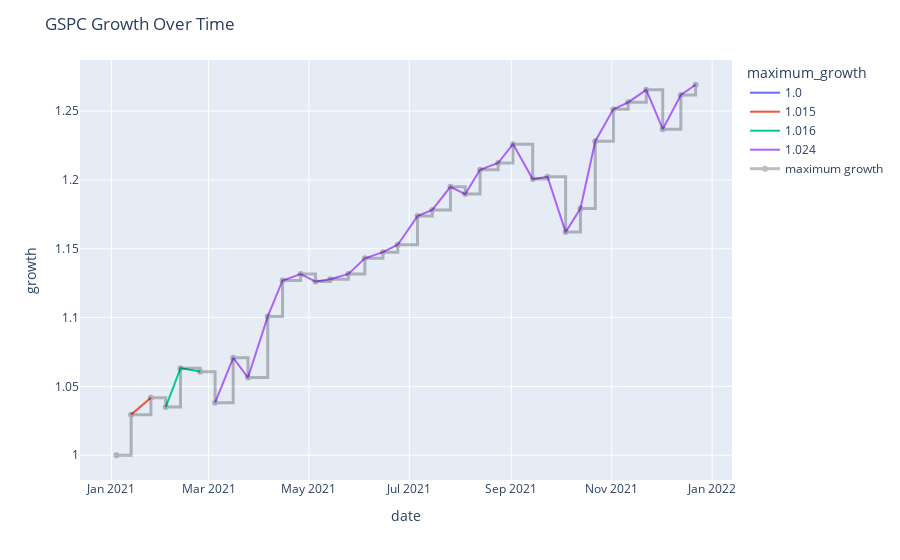

Here is the notebook cell this chart was saved with:
### Markdown cell above
### SECTION 4: EXTENSION

Expand on your work above by trying something you can learn from a help page or package website.

### Code cell
# Create new column that calculates cumulative maximum 
index['maximum_growth'] = index['daily_return'].cummax().round(3)

# Select every 7 rows to minimize number of data points plotted
index = index.iloc[::7]

# Convert maximum_growth to string for discrete color legend
index['maximum_growth'] = index['maximum_growth'].astype(str)

# View updated data frame
index

# Create a line plot for growth over time
fig = px.line(data_frame=index,
                 x='date',
                 y='growth',
                 color='maximum_growth'
                 )

# Add steps for cumulative growth changes
fig.add_trace(
    go.Scatter(x=index['date'], y=index['growth'],
               name="maximum growth",
               line=dict(shape='hv', width=3, color="#000000"),
               opacity=0.25,
               mode='lines+markers')
)

# Set titles
fig.update_layout(
    title="GSPC Growth Over Time",
    xaxis_title="date",
    yaxis_title="growth"
)

# Display plot
fig.show()

### Figure 1 — Plotly figure (JSON) as saved in the notebook; plotly's stock layout.template omitted (floating-point values rounded to 4 significant figures)
{"data": [{"hovertemplate": "maximum_growth=1.0<br>date=%{x}<br>growth=%{y}<extra></extra>", "legendgroup": "1.0", "line": {"color": "#636efa", "dash": "solid"}, "marker": {"symbol": "circle"}, "mode": "lines", "name": "1.0", "orientation": "v", "showlegend": true, "type": "scatter", "x": ["2021-01-04"], "xaxis": "x", "y": [1], "yaxis": "y"}, {"hovertemplate": "maximum_growth=1.015<br>date=%{x}<br>growth=%{y}<extra></extra>", "legendgroup": "1.015", "line": {"color": "#EF553B", "dash": "solid"}, "marker": {"symbol": "circle"}, "mode": "lines", "name": "1.015", "orientation": "v", "showlegend": true, "type": "scatter", "x": ["2021-01-13", "2021-01-25"], "xaxis": "x", "y": [1.03, 1.042], "yaxis": "y"}, {"hovertemplate": "maximum_growth=1.016<br>date=%{x}<br>growth=%{y}<extra></extra>", "legendgroup": "1.016", "line": {"color": "#00cc96", "dash": "solid"}, "marker": {"symbol": "circle"}, "mode": "lines", "name": "1.016", "orientation": "v", "showlegend": true, "type": "scatter", "x": ["2021-02-03", "2021-02-12", "2021-02-24"], "xaxis": "x", "y": [1.035, 1.063, 1.061], "yaxis": "y"}, {"hovertemplate": "maximum_growth=1.024<br>date=%{x}<br>growth=%{y}<extra></extra>", "legendgroup": "1.024", "line": {"color": "#ab63fa", "dash": "solid"}, "marker": {"symbol": "circle"}, "mode": "lines", "name": "1.024", "orientation": "v", "showlegend": true, "type": "scatter", "x": ["2021-03-05", "2021-03-16", "2021-03-25", "2021-04-06", "2021-04-15", "2021-04-26", "2021-05-05", "2021-05-14", "2021-05-25", "2021-06-04", "2021-06-15", "2021-06-24", "2021-07-06", "2021-07-15", "2021-07-26", "2021-08-04", "2021-08-13", "2021-08-24", "2021-09-02", "2021-09-14", "2021-09-23", "2021-10-04", "2021-10-13", "2021-10-22", "2021-11-02", "2021-11-11", "2021-11-22", "2021-12-02", "2021-12-13", "2021-12-22"], "xaxis": "x", "y": [1.038, 1.071, 1.056, 1.101, 1.127, 1.132, 1.126, 1.128, 1.132, 1.143, 1.148, 1.153, 1.174, 1.178, 1.195, 1.19, 1.207, 1.212, 1.226, 1.201, 1.202, 1.162, 1.179, 1.228, 1.251, 1.256, 1.265, 1.237, 1.262, 1.269], "yaxis": "y"}, {"line": {"color": "#000000", "shape": "hv", "width": 3}, "mode": "lines+markers", "name": "maximum growth", "opacity": 0.25, "type": "scatter", "x": ["2021-01-04", "2021-01-13", "2021-01-25", "2021-02-03", "2021-02-12", "2021-02-24", "2021-03-05", "2021-03-16", "2021-03-25", "2021-04-06", "2021-04-15", "2021-04-26", "2021-05-05", "2021-05-14", "2021-05-25", "2021-06-04", "2021-06-15", "2021-06-24", "2021-07-06", "2021-07-15", "2021-07-26", "2021-08-04", "2021-08-13", "2021-08-24", "2021-09-02", "2021-09-14", "2021-09-23", "2021-10-04", "2021-10-13", "2021-10-22", "2021-11-02", "2021-11-11", "2021-11-22", "2021-12-02", "2021-12-13", "2021-12-22"], "y": [1, 1.03, 1.042, 1.035, 1.063, 1.061, 1.038, 1.071, 1.056, 1.101, 1.127, 1.132, 1.126, 1.128, 1.132, 1.143, 1.148, 1.153, 1.174, 1.178, 1.195, 1.19, 1.207, 1.212, 1.226, 1.201, 1.202, 1.162, 1.179, 1.228, 1.251, 1.256, 1.265, 1.237, 1.262, 1.269]}], "layout": {"legend": {"title": {"text": "maximum_growth"}, "tracegroupgap": 0}, "margin": {"t": 60}, "title": {"text": "GSPC Growth Over Time"}, "xaxis": {"anchor": "y", "domain": [0, 1], "title": {"text": "date"}}, "yaxis": {"anchor": "x", "domain": [0, 1], "title": {"text": "growth"}}}}
